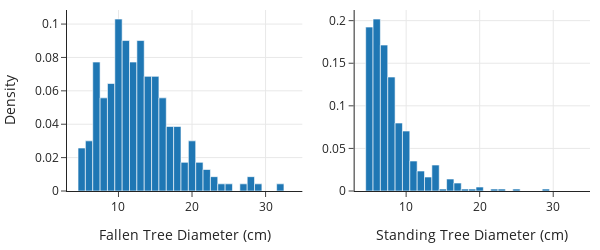

Notebook source saved alongside this figure:
### Markdown cell above
Based on the quartiles, the distribution of tree diameter seems skewed right. Let's compare  the distribution of diameter for the standing and fallen trees with histograms:

### Code cell
f1 = px.histogram(trees.query('status == "fallen"'), x="diameter", 
                  histnorm='probability density', nbins = 30)
f2 = px.histogram(trees.query('status == "standing"'), x="diameter", 
                  histnorm='probability density')

fig = left_right(f1, f2, height=250, width=600)
fig.update_xaxes(title_text='Fallen Tree Diameter (cm)', 
                 row=1, col=1, range=[3, 35])
fig.update_xaxes(title_text='Standing Tree Diameter (cm)', 
                 row=1, col=2, range=[3, 35])
fig.update_yaxes(title_text='Density', row=1, col=1)
fig.show()

### Figure 1 — Plotly figure (JSON) as saved in the notebook; plotly's stock layout.template omitted (floating-point values rounded to 4 significant figures; data arrays with more than 128 entries replaced by an {"elided": "..."} marker saying what was removed)
{"data": [{"alignmentgroup": "True", "histnorm": "probability density", "hovertemplate": "diameter=%{x}<br>probability density=%{y}<extra></extra>", "legendgroup": "", "marker": {"color": "#1F77B4", "pattern": {"shape": ""}}, "name": "", "nbinsx": 30, "offsetgroup": "", "orientation": "v", "showlegend": false, "type": "histogram", "x": {"elided": "233 float values"}, "xaxis": "x", "yaxis": "y"}, {"alignmentgroup": "True", "histnorm": "probability density", "hovertemplate": "diameter=%{x}<br>probability density=%{y}<extra></extra>", "legendgroup": "", "marker": {"color": "#1F77B4", "pattern": {"shape": ""}}, "name": "", "offsetgroup": "", "orientation": "v", "showlegend": false, "type": "histogram", "x": {"elided": "426 float values"}, "xaxis": "x2", "yaxis": "y2"}], "layout": {"height": 250, "width": 600, "xaxis": {"anchor": "y", "domain": [0, 0.45], "range": [3, 35], "title": {"text": "Fallen Tree Diameter (cm)"}, "type": "linear"}, "xaxis2": {"anchor": "y2", "domain": [0.55, 1], "range": [3, 35], "title": {"text": "Standing Tree Diameter (cm)"}, "type": "linear"}, "yaxis": {"anchor": "x", "autorange": true, "domain": [0, 1], "range": [0, 0.1084], "title": {"text": "Density"}}, "yaxis2": {"anchor": "x2", "autorange": true, "domain": [0, 1], "range": [0, 0.2125]}}}
